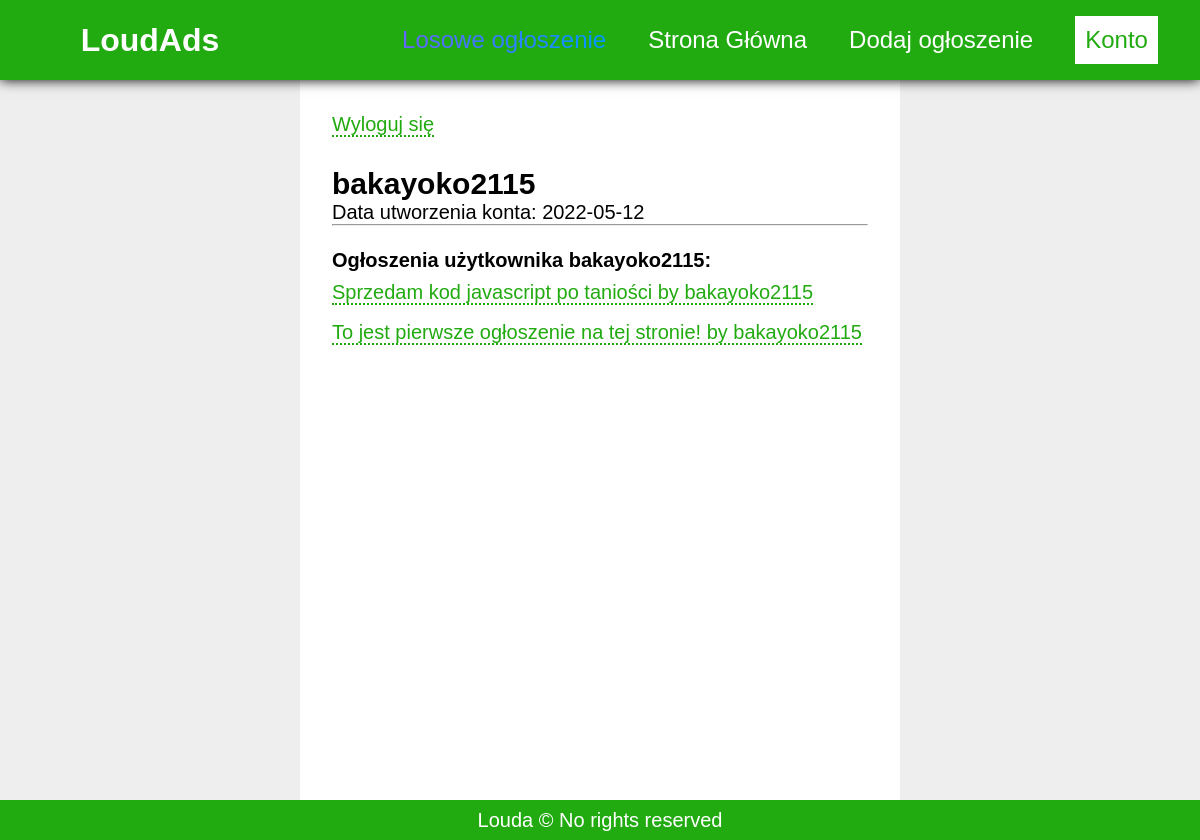
Screenshot of /strona/konto?id=1 (signed in) with the database file from the repository.
### tables this page shows
CREATE TABLE `susers` (
  `id` int(11) NOT NULL,
  `username` varchar(32) NOT NULL,
  `pass` varchar(32) NOT NULL,
  `token` int(11) NOT NULL,
  `data_utworzenia` date NOT NULL DEFAULT current_timestamp()
);

CREATE TABLE `ogloszenia` (
  `id` int(11) NOT NULL,
  `tytul` varchar(50) DEFAULT NULL,
  `tresc` varchar(1024) DEFAULT NULL,
  `data_dodania` date DEFAULT current_timestamp(),
  `id_autora` int(11) DEFAULT NULL
);

### strona/konto/index.php (called while the page is built)
<?php
    include('../template/index.php');
?>

### strona/konto/content.php (the view, shortened to what this page needs)
<article>
<a class="button" href="../logout">Wyloguj się</a>
<br><br>
<?php
    @$id = $_GET['id'];
    @$conn = new mysqli('localhost', 'root', '', 'ogloszeniowy');
    $sql = "select * from susers where id='$id';";
    $result = $conn->query($sql);
    $data = $result->fetch_assoc();
    echo(
    "<h2>".$data['username']."</h2>
    <p>Data utworzenia konta: ".$data['data_utworzenia']
    .
    "</p><hr><br><h4>Ogłoszenia użytkownika ".$data['username'].":<br></h4>"
    );
    $sql = "select ogloszenia.id, ogloszenia.tytul, susers.username from ogloszenia join susers on ogloszenia.id_autora = susers.id where susers.id='$id' order by ogloszenia.data_dodania desc limit 5;";
    $result = $conn->query($sql);
    while($ogloszenie = $result->fetch_array(MYSQLI_ASSOC)) {
        echo("<a class='button' href='../ogloszenie?id=".$ogloszenie['id']."'>".$ogloszenie['tytul']." by ".$ogloszenie['username']."<br></a>");
    }
?>
</article>

### strona/template/style.css (style rules this page uses)
:root { --dark-primary-color: #121212; --dark-secondary-color: #1e1e1e; --light-primary-color: #fff; --light-secondary-color: #eee; --primary-color: var(--light-primary-color); --secondary-color: var(--light-secondary-color); --accent-color: #2a1; --text-color: #fff; }
* { margin: 0; box-sizing: border-box; }
a { text-decoration: none; color: inherit; }
body { font-family: Arial; font-size: 20px; overflow-x: hidden; background-color: var(--secondary-color); background-size: cover; }
.button { color: var(--accent-color); border-bottom: 2px dotted var(--accent-color); line-height: 2; }
article { height: 100%; width: 100%; padding: 24px 32px; }

### rows the page displays
susers: username "bakayoko2115", data_utworzenia "2022-05-12"
ogloszenia: tytul "Sprzedam kod javascript po taniości", id_autora.username "bakayoko2115"
ogloszenia: tytul "To jest pierwsze ogłoszenie na tej stronie!", id_autora.username "bakayoko2115"
